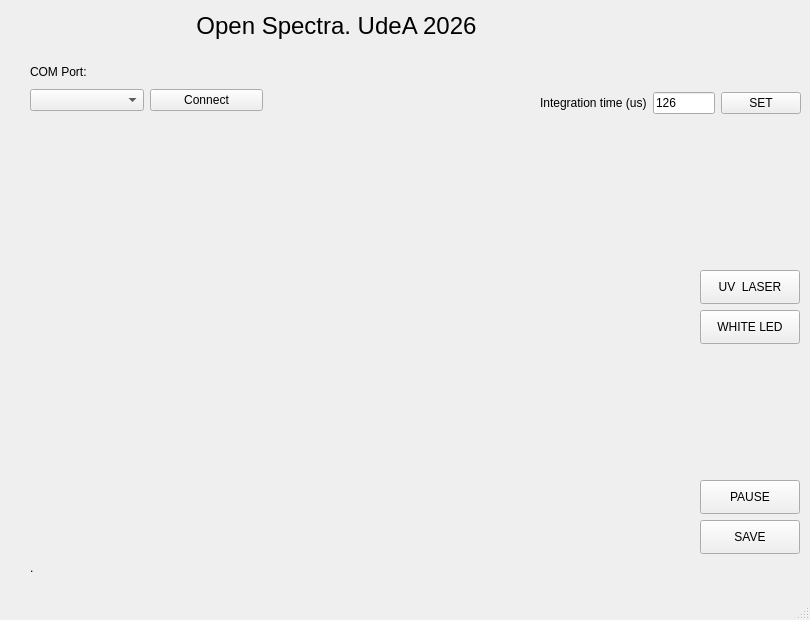
<?xml version="1.0" encoding="UTF-8"?>
<ui version="4.0">
 <class>MainWindow</class>
 <widget class="QMainWindow" name="MainWindow">
  <property name="geometry">
   <rect>
    <x>0</x>
    <y>0</y>
    <width>810</width>
    <height>620</height>
   </rect>
  </property>
  <property name="windowTitle">
   <string>Open Spectra v1.0</string>
  </property>
  <property name="statusTip">
   <string>Designed by L. Felipe Ramirez - Instituto de Fisica - Universidad de Antioquia</string>
  </property>
  <property name="whatsThis">
   <string/>
  </property>
  <widget class="QWidget" name="centralwidget">
   <widget class="QLabel" name="label_title">
    <property name="geometry">
     <rect>
      <x>30</x>
      <y>0</y>
      <width>701</width>
      <height>51</height>
     </rect>
    </property>
    <property name="font">
     <font>
      <pointsize>18</pointsize>
     </font>
    </property>
    <property name="text">
     <string>                         Open Spectra. UdeA 2026</string>
    </property>
    <property name="textFormat">
     <enum>Qt::PlainText</enum>
    </property>
   </widget>
   <widget class="QPushButton" name="set_laser_btn">
    <property name="geometry">
     <rect>
      <x>700</x>
      <y>270</y>
      <width>100</width>
      <height>34</height>
     </rect>
    </property>
    <property name="text">
     <string>UV  LASER</string>
    </property>
   </widget>
   <widget class="QPushButton" name="set_led_btn">
    <property name="geometry">
     <rect>
      <x>700</x>
      <y>310</y>
      <width>100</width>
      <height>34</height>
     </rect>
    </property>
    <property name="text">
     <string>WHITE LED</string>
    </property>
   </widget>
   <widget class="QPushButton" name="save_btn">
    <property name="geometry">
     <rect>
      <x>700</x>
      <y>520</y>
      <width>100</width>
      <height>34</height>
     </rect>
    </property>
    <property name="text">
     <string>SAVE</string>
    </property>
   </widget>
   <widget class="PlotWidget" name="graphwidget" native="true">
    <property name="geometry">
     <rect>
      <x>30</x>
      <y>130</y>
      <width>661</width>
      <height>421</height>
     </rect>
    </property>
   </widget>
   <widget class="QWidget" name="gridLayoutWidget">
    <property name="geometry">
     <rect>
      <x>30</x>
      <y>60</y>
      <width>233</width>
      <height>51</height>
     </rect>
    </property>
    <layout class="QGridLayout" name="gridLayout">
     <item row="2" column="0">
      <widget class="QComboBox" name="selectPort"/>
     </item>
     <item row="2" column="1">
      <widget class="QPushButton" name="connect_btn">
       <property name="text">
        <string>Connect</string>
       </property>
      </widget>
     </item>
     <item row="1" column="0">
      <widget class="QLabel" name="label_port">
       <property name="text">
        <string>COM Port:</string>
       </property>
      </widget>
     </item>
    </layout>
   </widget>
   <widget class="QWidget" name="horizontalLayoutWidget_2">
    <property name="geometry">
     <rect>
      <x>540</x>
      <y>90</y>
      <width>261</width>
      <height>26</height>
     </rect>
    </property>
    <layout class="QHBoxLayout" name="horizontalLayout_2">
     <item>
      <widget class="QLabel" name="label_int_time">
       <property name="text">
        <string>Integration time (us)</string>
       </property>
      </widget>
     </item>
     <item>
      <widget class="QLineEdit" name="int_time_box">
       <property name="text">
        <string>126</string>
       </property>
      </widget>
     </item>
     <item>
      <widget class="QPushButton" name="set_int_time_btn">
       <property name="text">
        <string>SET</string>
       </property>
      </widget>
     </item>
    </layout>
   </widget>
   <widget class="QLabel" name="StatusText">
    <property name="geometry">
     <rect>
      <x>30</x>
      <y>560</y>
      <width>431</width>
      <height>16</height>
     </rect>
    </property>
    <property name="text">
     <string>.</string>
    </property>
   </widget>
   <widget class="QPushButton" name="pause_btn">
    <property name="geometry">
     <rect>
      <x>700</x>
      <y>480</y>
      <width>100</width>
      <height>34</height>
     </rect>
    </property>
    <property name="text">
     <string>PAUSE</string>
    </property>
   </widget>
  </widget>
  <widget class="QMenuBar" name="menubar">
   <property name="geometry">
    <rect>
     <x>0</x>
     <y>0</y>
     <width>810</width>
     <height>22</height>
    </rect>
   </property>
  </widget>
  <widget class="QStatusBar" name="statusbar"/>
 </widget>
 <customwidgets>
  <customwidget>
   <class>PlotWidget</class>
   <extends>QWidget</extends>
   <header location="global">pyqtgraph.h</header>
   <container>1</container>
  </customwidget>
 </customwidgets>
 <resources/>
 <connections/>
</ui>
